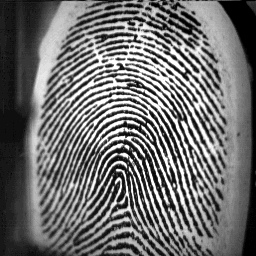
%> input picture W6/name.tif, 256 x 256 px
$ octave Untitled3.m   (GNU Octave 9; MATLAB toolbox functions it lacks are replaced by stand-ins)
%> lines starting %> are read from the running program, lines starting %| are printed output that depends on the picture
I = imread('name.tif');
%> I is the input picture: size 256x256 uint8; min 0, max 255, mean 111

A = imnoise(I,'salt & pepper',0.3);
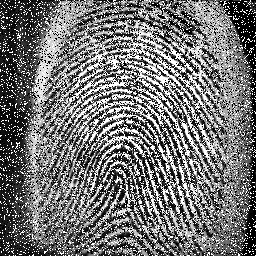
%> A: size 256x256 uint8; min 0, max 255, mean 115.7
figure(1);
imshowpair(I,A,'montage')
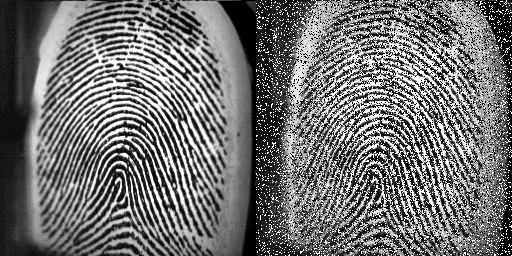
%> displayed picture: size 256x512, on the screen's scale of 0 to 255; min 0, max 255, mean 113.4

K=fspecial('average',3);

[hi,vi]=size(A);
%> hi = 256; vi = 256
[hk,vk]=size(K);

sizeh=(hi+hk-1);
%> sizeh = 258
sizev=(vi+vk-1);
%> sizev = 258

Af=fft2(A,sizeh,sizev);
Kf=fft2(K,sizeh,sizev);

Rf=Af.*Kf;
Rt=ifft2(Rf);
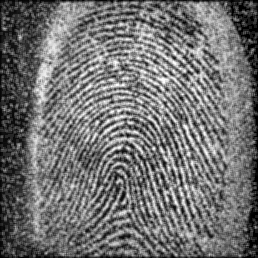
%> Rt: size 258x258 double; min -9.79e-14, max 255, mean 113.9; drawn with min black and max white
figure(2);
Rtt = uint8(Rt);
imshowpair(A,Rtt,'montage');
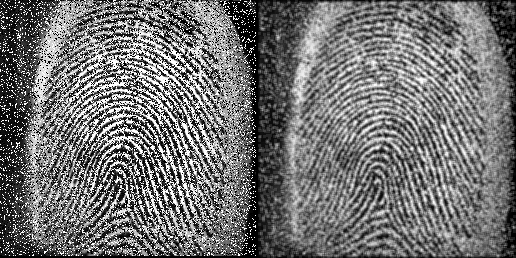
%> displayed picture: size 258x516, on the screen's scale of 0 to 255; min 0, max 255, mean 113.9

Rt=conv2(A,K,'same');
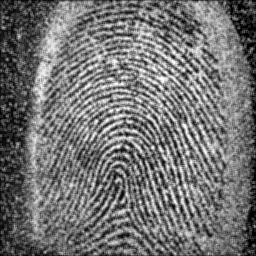
%> Rt: size 256x256 double; min 0, max 255, mean 115.4; drawn with min black and max white
K1 = medfilt2(A);
figure(3);
imshowpair(A,K1,'montage');

K2 = medfilt2(K1);
figure(4);
imshowpair(A,K2,'montage');

K3 = medfilt2(K2);
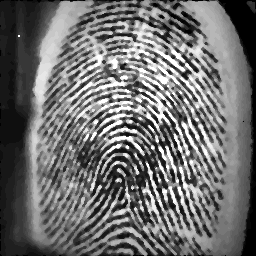
%> K3: size 256x256 uint8; min 0, max 255, mean 110.7
figure(5);
imshowpair(A,K3,'montage');
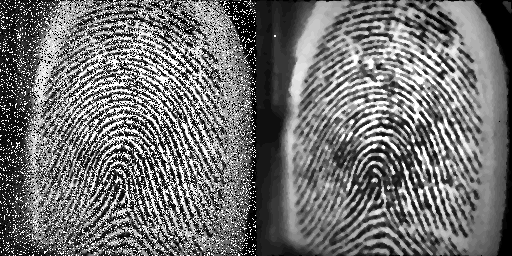
%> displayed picture: size 256x512, on the screen's scale of 0 to 255; min 0, max 255, mean 113.2; mean of the top-left, top-right, bottom-left and bottom-right quarters 120.6, 119.2, 110.9, 102.2
